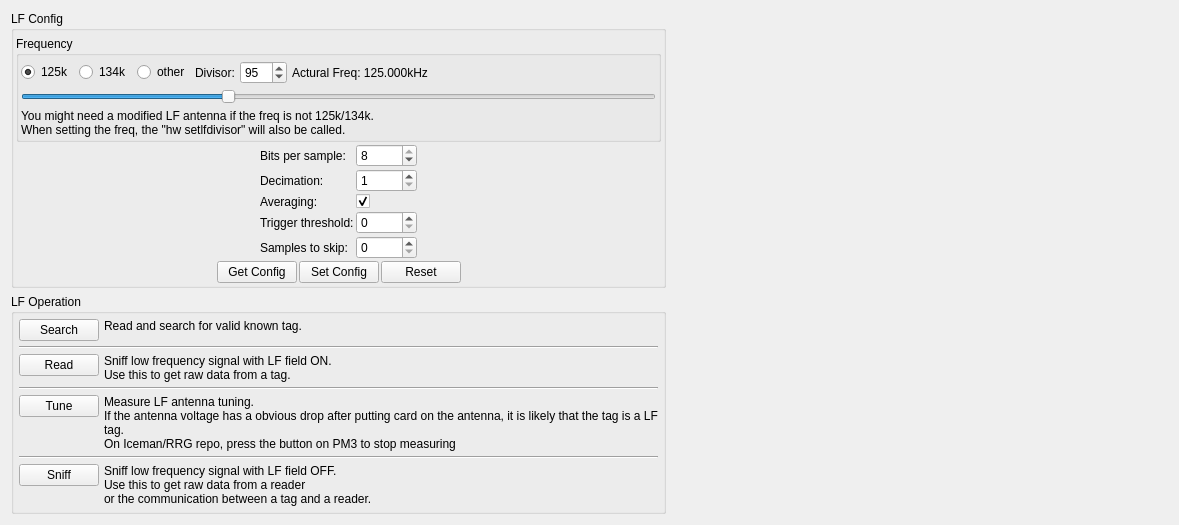
      <widget class="QWidget" name="lfTab">
       <property name="enabled">
        <bool>true</bool>
       </property>
       <attribute name="title">
        <string>LF</string>
       </attribute>
       <layout class="QHBoxLayout" name="horizontalLayout_22">
        <item>
         <layout class="QVBoxLayout" name="verticalLayout_14">
          <item>
           <widget class="QGroupBox" name="LF_LFconfigGroupBox">
            <property name="title">
             <string>LF Config</string>
            </property>
            <layout class="QVBoxLayout" name="verticalLayout_9">
             <property name="spacing">
              <number>2</number>
             </property>
             <property name="leftMargin">
              <number>2</number>
             </property>
             <property name="topMargin">
              <number>5</number>
             </property>
             <property name="rightMargin">
              <number>2</number>
             </property>
             <property name="bottomMargin">
              <number>2</number>
             </property>
             <item>
              <widget class="QGroupBox" name="LF_LFConf_freqGroupBox">
               <property name="title">
                <string>Frequency</string>
               </property>
               <layout class="QVBoxLayout" name="verticalLayout_8">
                <property name="spacing">
                 <number>5</number>
                </property>
                <property name="leftMargin">
                 <number>2</number>
                </property>
                <property name="topMargin">
                 <number>5</number>
                </property>
                <property name="rightMargin">
                 <number>2</number>
                </property>
                <property name="bottomMargin">
                 <number>2</number>
                </property>
                <item>
                 <layout class="QHBoxLayout" name="horizontalLayout_13">
                  <item>
                   <widget class="QRadioButton" name="LF_LFConf_freq125kButton">
                    <property name="sizePolicy">
                     <sizepolicy hsizetype="Preferred" vsizetype="Fixed">
                      <horstretch>0</horstretch>
                      <verstretch>0</verstretch>
                     </sizepolicy>
                    </property>
                    <property name="text">
                     <string notr="true">125k</string>
                    </property>
                    <property name="checked">
                     <bool>true</bool>
                    </property>
                   </widget>
                  </item>
                  <item>
                   <widget class="QRadioButton" name="LF_LFConf_freq134kButton">
                    <property name="sizePolicy">
                     <sizepolicy hsizetype="Preferred" vsizetype="Fixed">
                      <horstretch>0</horstretch>
                      <verstretch>0</verstretch>
                     </sizepolicy>
                    </property>
                    <property name="text">
                     <string notr="true">134k</string>
                    </property>
                   </widget>
                  </item>
                  <item>
                   <widget class="QRadioButton" name="LF_LFConf_freqOtherButton">
                    <property name="sizePolicy">
                     <sizepolicy hsizetype="Preferred" vsizetype="Fixed">
                      <horstretch>0</horstretch>
                      <verstretch>0</verstretch>
                     </sizepolicy>
                    </property>
                    <property name="text">
                     <string>other</string>
                    </property>
                   </widget>
                  </item>
                  <item>
                   <widget class="QLabel" name="label_23">
                    <property name="text">
                     <string>Divisor:</string>
                    </property>
                   </widget>
                  </item>
                  <item>
                   <widget class="QSpinBox" name="LF_LFConf_freqDivisorBox">
                    <property name="minimum">
                     <number>19</number>
                    </property>
                    <property name="maximum">
                     <number>255</number>
                    </property>
                    <property name="value">
                     <number>95</number>
                    </property>
                   </widget>
                  </item>
                  <item>
                   <widget class="QLabel" name="LF_LFConf_freqLabel">
                    <property name="text">
                     <string>Actural Freq: 125.000kHz</string>
                    </property>
                   </widget>
                  </item>
                  <item>
                   <spacer name="horizontalSpacer_11">
                    <property name="orientation">
                     <enum>Qt::Horizontal</enum>
                    </property>
                    <property name="sizeHint" stdset="0">
                     <size>
                      <width>0</width>
                      <height>0</height>
                     </size>
                    </property>
                   </spacer>
                  </item>
                 </layout>
                </item>
                <item>
                 <widget class="QSlider" name="LF_LFConf_freqSlider">
                  <property name="minimum">
                   <number>19</number>
                  </property>
                  <property name="maximum">
                   <number>255</number>
                  </property>
                  <property name="value">
                   <number>95</number>
                  </property>
                  <property name="orientation">
                   <enum>Qt::Horizontal</enum>
                  </property>
                 </widget>
                </item>
                <item>
                 <widget class="QLabel" name="label_22">
                  <property name="text">
                   <string>You might need a modified LF antenna if the freq is not 125k/134k.
When setting the freq, the &quot;hw setlfdivisor&quot; will also be called.</string>
                  </property>
                  <property name="wordWrap">
                   <bool>true</bool>
                  </property>
                 </widget>
                </item>
               </layout>
              </widget>
             </item>
             <item>
              <layout class="QHBoxLayout" name="horizontalLayout_20">
               <item>
                <spacer name="horizontalSpacer_18">
                 <property name="orientation">
                  <enum>Qt::Horizontal</enum>
                 </property>
                 <property name="sizeHint" stdset="0">
                  <size>
                   <width>40</width>
                   <height>20</height>
                  </size>
                 </property>
                </spacer>
               </item>
               <item>
                <layout class="QFormLayout" name="formLayout">
                 <item row="0" column="0">
                  <widget class="QLabel" name="label_6">
                   <property name="text">
                    <string>Bits per sample:</string>
                   </property>
                  </widget>
                 </item>
                 <item row="1" column="0">
                  <widget class="QLabel" name="label_7">
                   <property name="text">
                    <string>Decimation:</string>
                   </property>
                  </widget>
                 </item>
                 <item row="1" column="1">
                  <widget class="QSpinBox" name="LF_LFConf_decimationBox">
                   <property name="minimum">
                    <number>1</number>
                   </property>
                   <property name="maximum">
                    <number>8</number>
                   </property>
                  </widget>
                 </item>
                 <item row="2" column="0">
                  <widget class="QLabel" name="label_8">
                   <property name="text">
                    <string>Averaging:</string>
                   </property>
                  </widget>
                 </item>
                 <item row="2" column="1">
                  <widget class="QCheckBox" name="LF_LFConf_averagingBox">
                   <property name="checked">
                    <bool>true</bool>
                   </property>
                  </widget>
                 </item>
                 <item row="3" column="0">
                  <widget class="QLabel" name="label_9">
                   <property name="text">
                    <string>Trigger threshold:</string>
                   </property>
                  </widget>
                 </item>
                 <item row="3" column="1">
                  <widget class="QSpinBox" name="LF_LFConf_thresholdBox">
                   <property name="maximum">
                    <number>128</number>
                   </property>
                  </widget>
                 </item>
                 <item row="4" column="0">
                  <widget class="QLabel" name="label_10">
                   <property name="text">
                    <string>Samples to skip:</string>
                   </property>
                  </widget>
                 </item>
                 <item row="4" column="1">
                  <widget class="QSpinBox" name="LF_LFConf_skipsBox">
                   <property name="maximum">
                    <number>65535</number>
                   </property>
                  </widget>
                 </item>
                 <item row="0" column="1">
                  <widget class="QSpinBox" name="LF_LFConf_bitsPerSampleBox">
                   <property name="minimum">
                    <number>1</number>
                   </property>
                   <property name="maximum">
                    <number>8</number>
                   </property>
                   <property name="value">
                    <number>8</number>
                   </property>
                  </widget>
                 </item>
                </layout>
               </item>
               <item>
                <spacer name="horizontalSpacer_12">
                 <property name="orientation">
                  <enum>Qt::Horizontal</enum>
                 </property>
                 <property name="sizeHint" stdset="0">
                  <size>
                   <width>40</width>
                   <height>20</height>
                  </size>
                 </property>
                </spacer>
               </item>
              </layout>
             </item>
             <item>
              <layout class="QHBoxLayout" name="horizontalLayout_14">
               <item>
                <spacer name="horizontalSpacer_17">
                 <property name="orientation">
                  <enum>Qt::Horizontal</enum>
                 </property>
                 <property name="sizeHint" stdset="0">
                  <size>
                   <width>40</width>
                   <height>20</height>
                  </size>
                 </property>
                </spacer>
               </item>
               <item>
                <widget class="QPushButton" name="LF_LFConf_getButton">
                 <property name="sizePolicy">
                  <sizepolicy hsizetype="Preferred" vsizetype="Fixed">
                   <horstretch>0</horstretch>
                   <verstretch>0</verstretch>
                  </sizepolicy>
                 </property>
                 <property name="minimumSize">
                  <size>
                   <width>20</width>
                   <height>0</height>
                  </size>
                 </property>
                 <property name="text">
                  <string>Get Config</string>
                 </property>
                </widget>
               </item>
               <item>
                <widget class="QPushButton" name="LF_LFConf_setButton">
                 <property name="sizePolicy">
                  <sizepolicy hsizetype="Preferred" vsizetype="Fixed">
                   <horstretch>0</horstretch>
                   <verstretch>0</verstretch>
                  </sizepolicy>
                 </property>
                 <property name="minimumSize">
                  <size>
                   <width>20</width>
                   <height>0</height>
                  </size>
                 </property>
                 <property name="text">
                  <string>Set Config</string>
                 </property>
                </widget>
               </item>
               <item>
                <widget class="QPushButton" name="LF_LFConf_resetButton">
                 <property name="text">
                  <string>Reset</string>
                 </property>
                </widget>
               </item>
               <item>
                <spacer name="horizontalSpacer_8">
                 <property name="orientation">
                  <enum>Qt::Horizontal</enum>
                 </property>
                 <property name="sizeHint" stdset="0">
                  <size>
                   <width>40</width>
                   <height>20</height>
                  </size>
                 </property>
                </spacer>
               </item>
              </layout>
             </item>
            </layout>
           </widget>
          </item>
          <item>
           <widget class="QGroupBox" name="LF_operationGroupBox">
            <property name="title">
             <string>LF Operation</string>
            </property>
            <layout class="QVBoxLayout" name="verticalLayout_13">
             <property name="spacing">
              <number>5</number>
             </property>
             <property name="leftMargin">
              <number>5</number>
             </property>
             <property name="topMargin">
              <number>5</number>
             </property>
             <property name="rightMargin">
              <number>5</number>
             </property>
             <property name="bottomMargin">
              <number>5</number>
             </property>
             <item>
              <layout class="QHBoxLayout" name="horizontalLayout_27">
               <item>
                <layout class="QVBoxLayout" name="verticalLayout_15">
                 <item>
                  <widget class="QPushButton" name="LF_Op_searchButton">
                   <property name="text">
                    <string>Search</string>
                   </property>
                  </widget>
                 </item>
                 <item>
                  <spacer name="verticalSpacer_6">
                   <property name="orientation">
                    <enum>Qt::Vertical</enum>
                   </property>
                   <property name="sizeType">
                    <enum>QSizePolicy::Expanding</enum>
                   </property>
                   <property name="sizeHint" stdset="0">
                    <size>
                     <width>0</width>
                     <height>0</height>
                    </size>
                   </property>
                  </spacer>
                 </item>
                </layout>
               </item>
               <item>
                <widget class="QLabel" name="label_24">
                 <property name="sizePolicy">
                  <sizepolicy hsizetype="Expanding" vsizetype="Preferred">
                   <horstretch>0</horstretch>
                   <verstretch>0</verstretch>
                  </sizepolicy>
                 </property>
                 <property name="text">
                  <string>Read and search for valid known tag.</string>
                 </property>
                 <property name="alignment">
                  <set>Qt::AlignLeading|Qt::AlignLeft|Qt::AlignTop</set>
                 </property>
                 <property name="wordWrap">
                  <bool>true</bool>
                 </property>
                </widget>
               </item>
              </layout>
             </item>
             <item>
              <widget class="Line" name="line_5">
               <property name="orientation">
                <enum>Qt::Horizontal</enum>
               </property>
              </widget>
             </item>
             <item>
              <layout class="QHBoxLayout" name="horizontalLayout_21">
               <item>
                <layout class="QVBoxLayout" name="verticalLayout_18">
                 <item>
                  <widget class="QPushButton" name="LF_Op_readButton">
                   <property name="text">
                    <string>Read</string>
                   </property>
                  </widget>
                 </item>
                 <item>
                  <spacer name="verticalSpacer_9">
                   <property name="orientation">
                    <enum>Qt::Vertical</enum>
                   </property>
                   <property name="sizeType">
                    <enum>QSizePolicy::Expanding</enum>
                   </property>
                   <property name="sizeHint" stdset="0">
                    <size>
                     <width>0</width>
                     <height>0</height>
                    </size>
                   </property>
                  </spacer>
                 </item>
                </layout>
               </item>
               <item>
                <widget class="QLabel" name="label_25">
                 <property name="sizePolicy">
                  <sizepolicy hsizetype="Expanding" vsizetype="Preferred">
                   <horstretch>0</horstretch>
                   <verstretch>0</verstretch>
                  </sizepolicy>
                 </property>
                 <property name="text">
                  <string>Sniff low frequency signal with LF field ON.
Use this to get raw data from a tag.</string>
                 </property>
                 <property name="alignment">
                  <set>Qt::AlignLeading|Qt::AlignLeft|Qt::AlignTop</set>
                 </property>
                 <property name="wordWrap">
                  <bool>true</bool>
                 </property>
                </widget>
               </item>
              </layout>
             </item>
             <item>
              <widget class="Line" name="line_6">
               <property name="orientation">
                <enum>Qt::Horizontal</enum>
               </property>
              </widget>
             </item>
             <item>
              <layout class="QHBoxLayout" name="horizontalLayout_26">
               <item>
                <layout class="QVBoxLayout" name="verticalLayout_16">
                 <item>
                  <widget class="QPushButton" name="LF_Op_tuneButton">
                   <property name="text">
                    <string>Tune</string>
                   </property>
                  </widget>
                 </item>
                 <item>
                  <spacer name="verticalSpacer_7">
                   <property name="orientation">
                    <enum>Qt::Vertical</enum>
                   </property>
                   <property name="sizeType">
                    <enum>QSizePolicy::Expanding</enum>
                   </property>
                   <property name="sizeHint" stdset="0">
                    <size>
                     <width>0</width>
                     <height>0</height>
                    </size>
                   </property>
                  </spacer>
                 </item>
                </layout>
               </item>
               <item>
                <widget class="QLabel" name="label_26">
                 <property name="sizePolicy">
                  <sizepolicy hsizetype="Expanding" vsizetype="Preferred">
                   <horstretch>0</horstretch>
                   <verstretch>0</verstretch>
                  </sizepolicy>
                 </property>
                 <property name="text">
                  <string>Measure LF antenna tuning.
If the antenna voltage has a obvious drop after putting card on the antenna, it is likely that the tag is a LF tag.
On Iceman/RRG repo, press the button on PM3 to stop measuring</string>
                 </property>
                 <property name="alignment">
                  <set>Qt::AlignLeading|Qt::AlignLeft|Qt::AlignTop</set>
                 </property>
                 <property name="wordWrap">
                  <bool>true</bool>
                 </property>
                </widget>
               </item>
              </layout>
             </item>
             <item>
              <widget class="Line" name="line_7">
               <property name="orientation">
                <enum>Qt::Horizontal</enum>
               </property>
              </widget>
             </item>
             <item>
              <layout class="QHBoxLayout" name="horizontalLayout_25">
               <item>
                <layout class="QVBoxLayout" name="verticalLayout_17">
                 <item>
                  <widget class="QPushButton" name="LF_Op_sniffButton">
                   <property name="text">
                    <string>Sniff</string>
                   </property>
                  </widget>
                 </item>
                 <item>
                  <spacer name="verticalSpacer_8">
                   <property name="orientation">
                    <enum>Qt::Vertical</enum>
                   </property>
                   <property name="sizeType">
                    <enum>QSizePolicy::Expanding</enum>
                   </property>
                   <property name="sizeHint" stdset="0">
                    <size>
                     <width>0</width>
                     <height>0</height>
                    </size>
                   </property>
                  </spacer>
                 </item>
                </layout>
               </item>
               <item>
                <widget class="QLabel" name="label_27">
                 <property name="sizePolicy">
                  <sizepolicy hsizetype="Expanding" vsizetype="Preferred">
                   <horstretch>0</horstretch>
                   <verstretch>0</verstretch>
                  </sizepolicy>
                 </property>
                 <property name="text">
                  <string>Sniff low frequency signal with LF field OFF.
Use this to get raw data from a reader 
or the communication between a tag and a reader.</string>
                 </property>
                 <property name="alignment">
                  <set>Qt::AlignLeading|Qt::AlignLeft|Qt::AlignTop</set>
                 </property>
                 <property name="wordWrap">
                  <bool>true</bool>
                 </property>
                </widget>
               </item>
              </layout>
             </item>
            </layout>
           </widget>
          </item>
          <item>
           <spacer name="verticalSpacer_4">
            <property name="orientation">
             <enum>Qt::Vertical</enum>
            </property>
            <property name="sizeHint" stdset="0">
             <size>
              <width>0</width>
              <height>0</height>
             </size>
            </property>
           </spacer>
          </item>
         </layout>
        </item>
        <item>
         <spacer name="horizontalSpacer_19">
          <property name="orientation">
           <enum>Qt::Horizontal</enum>
          </property>
          <property name="sizeType">
           <enum>QSizePolicy::Expanding</enum>
          </property>
          <property name="sizeHint" stdset="0">
           <size>
            <width>502</width>
            <height>0</height>
           </size>
          </property>
         </spacer>
        </item>
       </layout>
      </widget>
